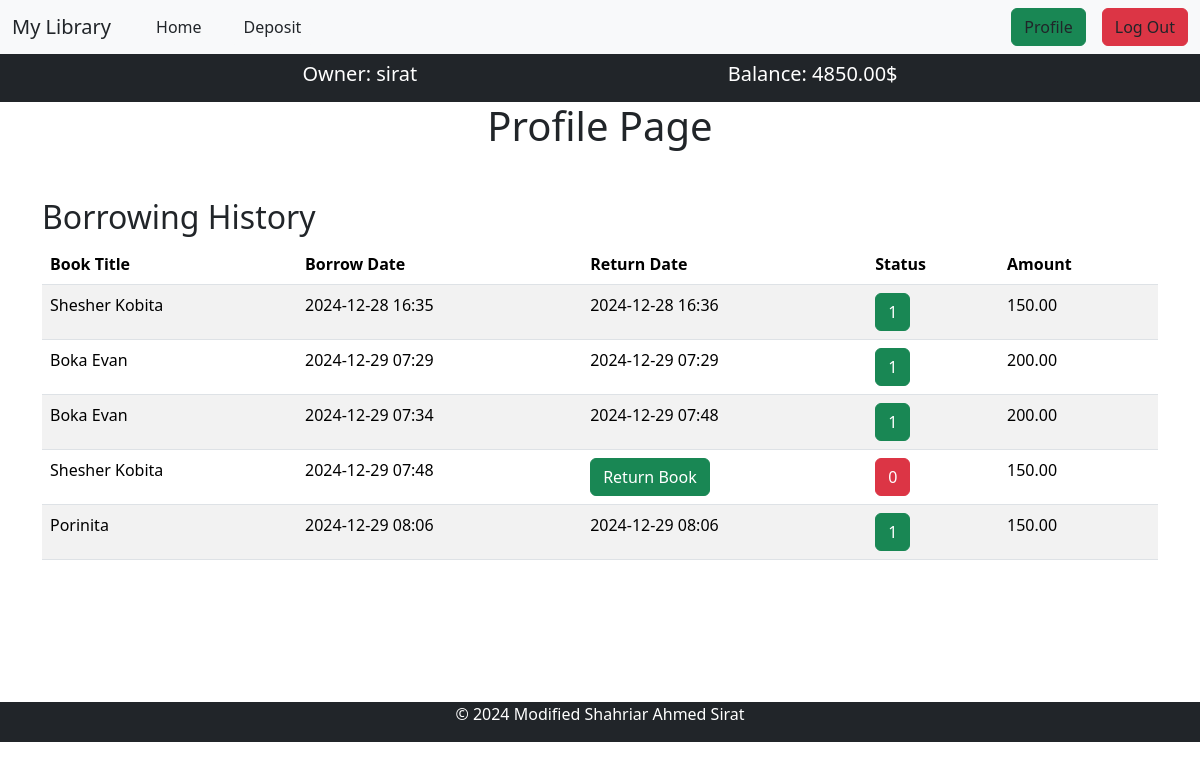
/accounts/profile/ (signed in), run on the app's committed database.
### accounts/models.py (models this page shows, shortened)
class UserLibraryAccount(models.Model):
    user = models.OneToOneField(User,related_name='account',on_delete=models.CASCADE)
    memberId = models.IntegerField(unique=True)
    gender = models.CharField(max_length=10,choices=GENDER)
    birth_date = models.DateField(null=True,blank=True)
    balance = models.DecimalField(default=0,max_digits=12,decimal_places=2,null=True,blank=True)

### transactions/models.py (models this page shows, shortened)
class Borrowing_Details(models.Model):
    user = models.ForeignKey(UserLibraryAccount,on_delete=models.CASCADE)
    book = models.ForeignKey(Book, on_delete=models.CASCADE)
    borrow_date = models.DateTimeField(auto_now_add=True)
    return_date = models.DateTimeField(null=True, blank=True)
    amount = models.DecimalField(max_digits=10, decimal_places=2)

### books/models.py (models this page shows, shortened)
class Book(models.Model):
    title = models.CharField(max_length=50)
    book_author = models.CharField(max_length=50, null=True, blank=True)
    description = models.TextField()
    image = models.ImageField(upload_to='uploads/')
    borrowing_price = models.DecimalField(max_digits=10, decimal_places=2)
    category = models.ForeignKey(Category, on_delete=models.CASCADE)

### accounts/views.py (the view)
# urls.py: path('profile/', profile_view,name='profile'),
@login_required
def profile_view(request):
    user_account = UserLibraryAccount.objects.get(user=request.user)
    transactions = Borrowing_Details.objects.filter(user=user_account)
    return render(request, 'profile.html', {'transactions': transactions})

### accounts/templates/profile.html (shortened to what this page needs)
{% extends "base.html" %}
{% block content %}
<div style="min-height:69vh">
<h1 class="text-center">Profile Page</h1>
<div class="container mt-5">
    <h2>Borrowing History</h2>
    <table class="table table-striped">
        <thead>
            <tr>
                <th>Book Title</th>
                <th>Borrow Date</th>
                <th>Return Date</th>
                <th>Status</th>
                <th>Amount</th>
            </tr>
        </thead>
        <tbody>
            {% for t in transactions %}
            <tr>
                <td>{{ t.book.title }}</td>
                <td>{{ t.borrow_date|date:"Y-m-d H:i" }}</td>
                <td>
                    {% if t.return_date %}
                        {{ t.return_date|date:"Y-m-d H:i" }}
                        <td><a class="btn btn-success">1</a></td>
                    {% else %}
                        <a class="btn btn-success" href="{% url 'return' t.id %}">Return Book<a>
                            <td><a class="btn btn-danger">0</a></td>
                    {% endif %}
                </td>
                <td>{{ t.amount }}</td>
            </tr>
            {% endfor %}
        </tbody>
    </table>
</div>
</div>
{% endblock %}

### core/templates/base.html (shortened to what this page needs)
<!doctype html>
<html lang="en">
  <head>
    <link href="https://cdn.jsdelivr.net/npm/bootstrap@5.3.3/dist/css/bootstrap.min.css" rel="stylesheet">
  </head>
  <body>
    <header>
        {% include "navbar.html" %}
        {% if request.user.is_authenticated %}
        <div class="d-flex justify-content-evenly bg-dark">
          <div class="m-2 text-white"><h5>Owner: {{user.username}}</h3></div>
          <div class="m-2 text-white"><h5>Balance: {{user.account.balance}}$</h3></div>
        </div>
        {% endif %}
    </header>
    <main >
        {% block content %}
        {% endblock  %}
    </main>
    <footer class="bg-dark">
        {% include "footer.html" %}
    </footer>
  </body>
</html>

### data on the page
Borrowing_Details: book "Shesher Kobita", borrow_date "2024-12-28 16:35", return_date "2024-12-28 16:36", amount "150.00"
Borrowing_Details: book "Boka Evan", borrow_date "2024-12-29 07:29", return_date "2024-12-29 07:29", amount "200.00"
Borrowing_Details: book "Boka Evan", borrow_date "2024-12-29 07:34", return_date "2024-12-29 07:48", amount "200.00"
Borrowing_Details: book "Shesher Kobita", borrow_date "2024-12-29 07:48", shows "Return Book", amount "150.00"
Borrowing_Details: book "Porinita", borrow_date "2024-12-29 08:06", return_date "2024-12-29 08:06", amount "150.00"

### other printed values
{{ user.username }} "sirat"
{{ user.account.balance }} "4850.00"
